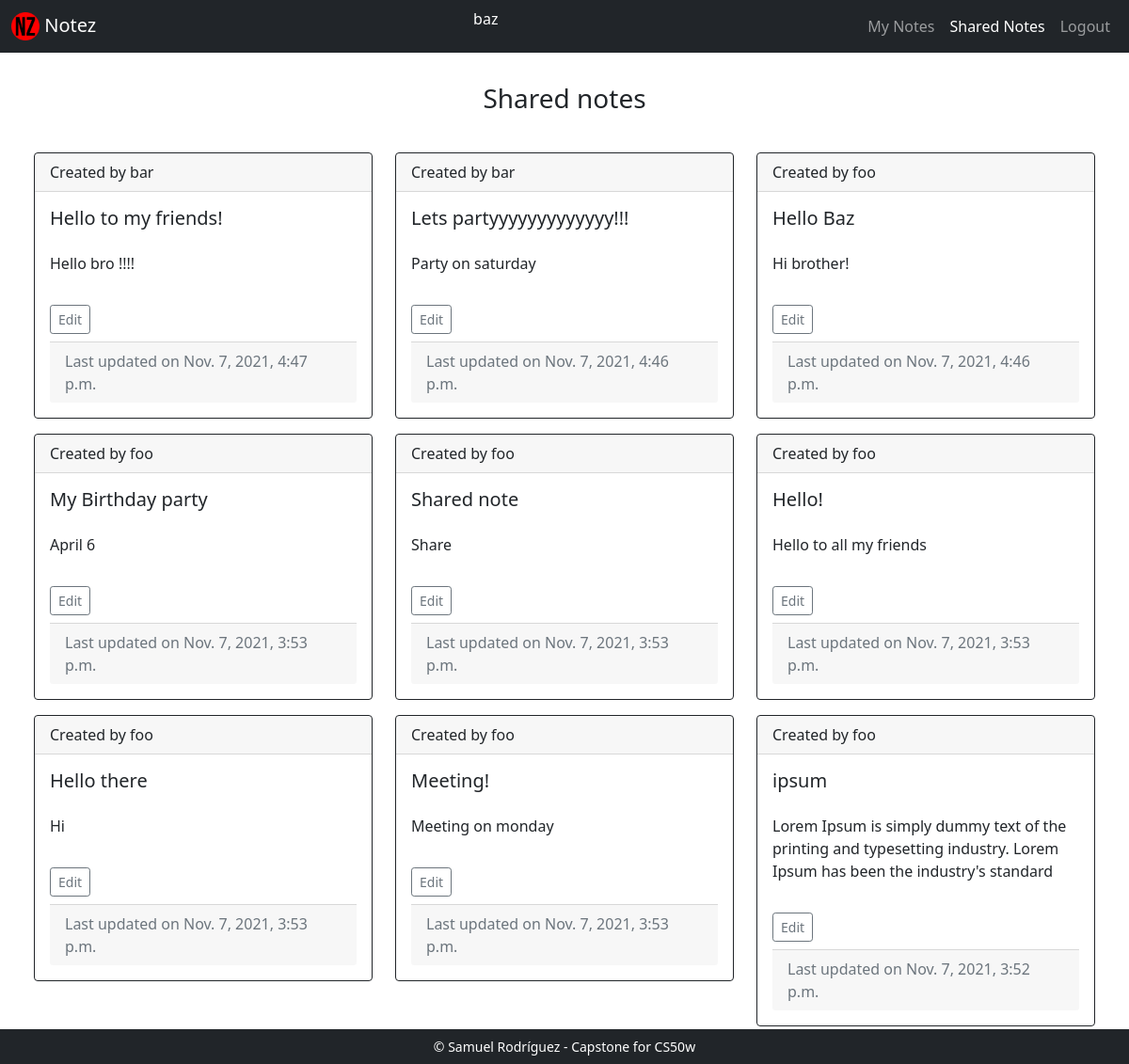
The app's page /shared (signed in) with its own data.
### notez/models.py (models this page shows, shortened)
class User(AbstractUser):
    def __str__(self):
        return f"{self.username}"

class Note(models.Model):
    title = models.CharField(max_length=64)
    content = models.CharField(max_length=248)
    creator = models.ForeignKey(User, on_delete=models.CASCADE, related_name="notes")
    shares_with = models.ManyToManyField(User, related_name="shared", blank=True)
    created = models.DateTimeField(auto_now_add=True)
    updated = models.DateTimeField(auto_now=True)

### notez/views.py (the view)
# urls.py: path('shared', views.shared_notes, name='shared'),
def shared_notes(request):
    if not request.user.is_authenticated:
        return render(request, 'notez/login.html')
    notes = User.objects.get(username=request.user).shared.order_by('-updated').all()
    return render(request, 'notez/shared.html', {
        'notes': notes,
    })

### notez/templates/notez/shared.html (shortened to what this page needs)
{% extends 'notez/layout.html' %}
{% block body %}
  <h3 class='text-center p-3'>Shared notes</h3>
  <div class='d-flex justify-content-around flex-wrap p-2'>
    {% for note in notes %}
      <div class='p-2'>
        <div class="card border-dark" name='card'>
          <div class="card-header">Created by {{note.creator}}</div>
          <div class="card-body" id="note-{{note.id}}">
            <h5 class="card-title" name='title'>{{note.title}}</h5>
            <p class="card-text pt-3 pb-3" name='content'>{{note.content}}</p>
            <button class='btn btn-sm btn-outline-secondary mb-2' name='edit-button' onclick="editNote({{note.id}})">Edit</button>
            <div class="card-footer text-muted"> Last updated on {{ note.updated }}</div>
          </div>
        </div>
      </div>
    {% endfor %}
    </div>
{% endblock body %}

### notez/templates/notez/layout.html (shortened to what this page needs)
{% load static %}
<!DOCTYPE html>
<html lang="en">
  <head>
    <link
      href="https://cdn.jsdelivr.net/npm/bootstrap@5.1.3/dist/css/bootstrap.min.css"
      rel="stylesheet"
    />
    <link rel="stylesheet" href="{% static 'notez/styles.css' %}" />
  </head>
  <body id='body'>
    <nav class="navbar navbar-expand-md navbar-dark bg-dark">
      <div class="container-fluid">
        <div class="justify-content-start">
          <a class="navbar-brand mb-0 h1" href="{% url 'index' %}">
            <img
              src="{% static 'notez/apple-touch-icon.png' %}"
              alt="icon"
              width="30"
              height="30"
              class="d-inline-block align-text-top"
            />
            Notez
          </a>
        </div>
        <div class="text-center justify-content-center">
          {% if user.is_authenticated %}
          <p class="nav-item text-white">{{ user.username }}<p>
          {% endif %}
        </div>
        <div class="justify-content-end">
          <ul class="navbar-nav">
            {% if user.is_authenticated %}
            <li class="nav-item">
              <a
                class="nav-link active"
                aria-current="page"
                href="{% url 'index' %}"
                id="notes-button"
                >My Notes</a
              >
            </li>
            <li class="nav-item">
              <a
                class="nav-link"
                aria-current="page"
                href="{% url 'shared' %}"
                id="shared-button"
                >Shared Notes</a
              >
            </li>
            <li class="nav-item">
              <a class="nav-link" aria-current="page" href="{% url 'logout' %}"
                >Logout</a
              >
            </li>
            {% endif %}
          </ul>
       </div>
      </div>
    </nav>
    <div class="body p-3 mb-2">{% block body %}{% endblock body %}</div>
    <footer class="small text-white text-center bg-dark p-2" id='footer'>
      &copy; Samuel Rodríguez - Capstone for CS50w
    </footer>
  </body>
</html>

### notez/static/notez/styles.css (style rules this page uses)
#footer { position: fixed; width: 100vw; bottom: 0; }
.card.border-dark { width: 360px; }

### records on screen
User: username "baz"
Note: creator "bar", title "Hello to my friends!", content "Hello bro !!!!", updated "Nov. 7, 2021, 4:47 p.m."
Note: creator "bar", title "Lets partyyyyyyyyyyyyy!!!", content "Party on saturday", updated "Nov. 7, 2021, 4:46 p.m."
Note: creator "foo", title "Hello Baz", content "Hi brother!", updated "Nov. 7, 2021, 4:46 p.m."
Note: creator "foo", title "My Birthday party", content "April 6", updated "Nov. 7, 2021, 3:53 p.m."
Note: creator "foo", title "Shared note", content "Share", updated "Nov. 7, 2021, 3:53 p.m."
Note: creator "foo", title "Hello!", content "Hello to all my friends", updated "Nov. 7, 2021, 3:53 p.m."
Note: creator "foo", title "Hello there", content "Hi", updated "Nov. 7, 2021, 3:53 p.m."
Note: creator "foo", title "Meeting!", content "Meeting on monday", updated "Nov. 7, 2021, 3:53 p.m."
Note: creator "foo", title "ipsum", content "Lorem Ipsum is simply dummy text of the printing and typesetting industry. Lorem Ipsum has been the industry's standard", updated "Nov. 7, 2021, 3:52 p.m."
